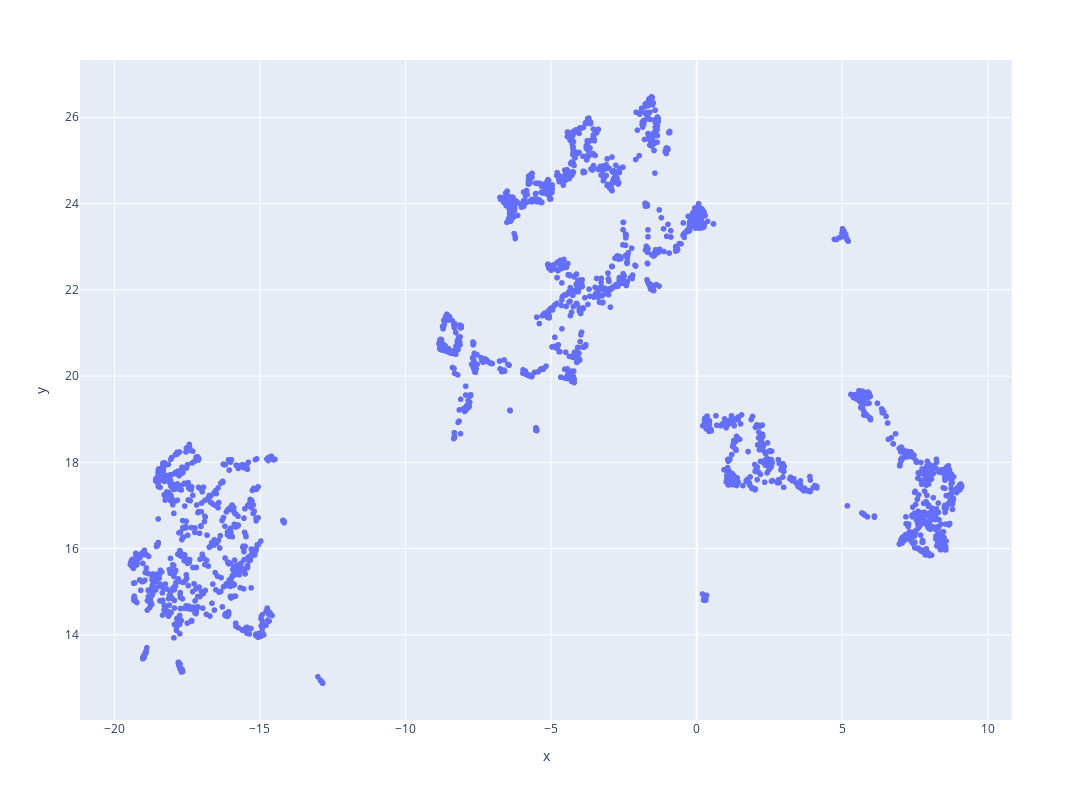

The notebook cell this image was saved under:
### Code cell
px.scatter(x = list(zip(*umap_data))[0], y = list(zip(*umap_data))[1], height = 800, width = 1200)

### Figure 1 — Plotly figure (JSON) as saved in the notebook; plotly's stock layout.template omitted (floating-point values rounded to 4 significant figures; data arrays with more than 128 entries replaced by an {"elided": "..."} marker saying what was removed)
{"data": [{"hovertemplate": "x=%{x}<br>y=%{y}<extra></extra>", "legendgroup": "", "marker": {"color": "#636efa", "symbol": "circle"}, "mode": "markers", "name": "", "showlegend": false, "type": "scattergl", "x": {"elided": "2914 float values"}, "xaxis": "x", "y": {"elided": "2914 float values"}, "yaxis": "y"}], "layout": {"height": 800, "legend": {"tracegroupgap": 0}, "margin": {"t": 60}, "width": 1200, "xaxis": {"anchor": "y", "domain": [0, 1], "title": {"text": "x"}}, "yaxis": {"anchor": "x", "domain": [0, 1], "title": {"text": "y"}}}}
